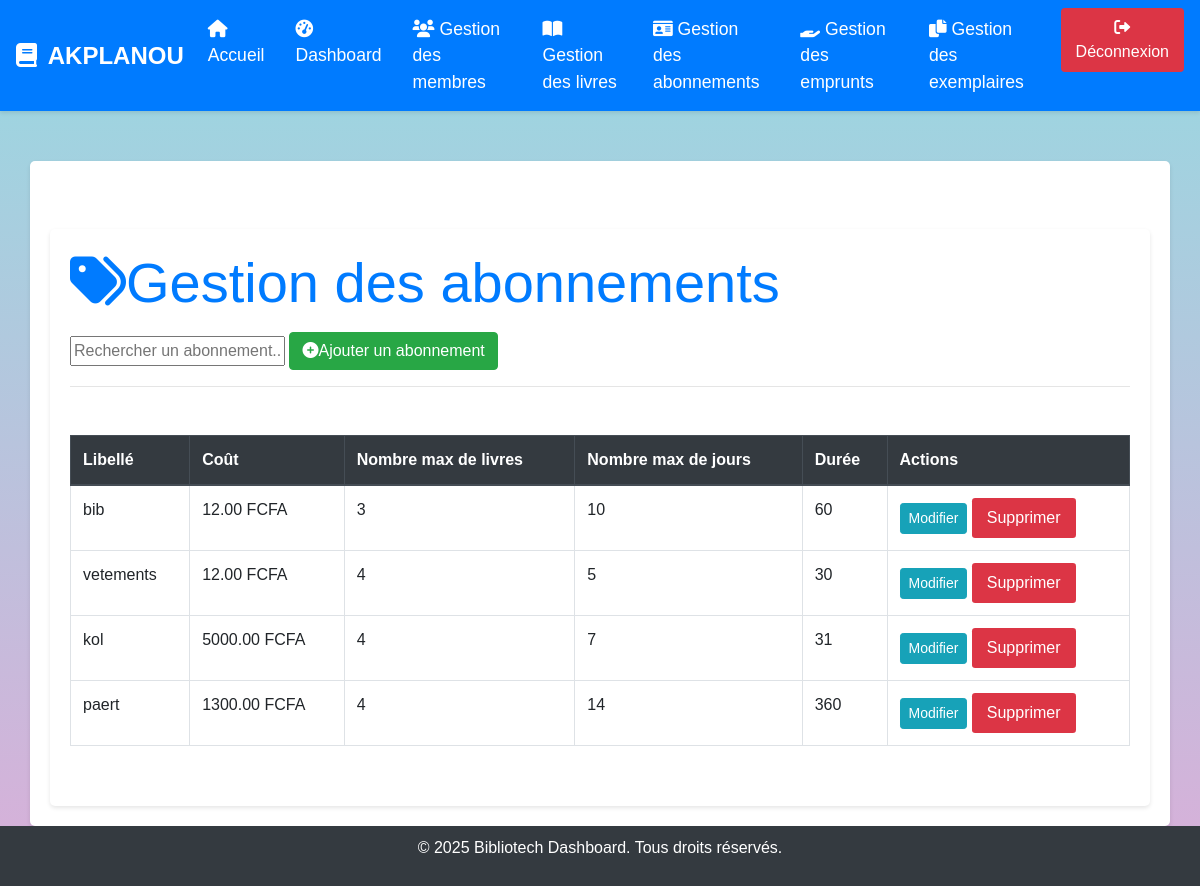
/abonnements/ (signed in), run on the app's committed database.
### gestion/models.py (models this page shows, shortened)
class Abonnement(models.Model):
    libelle = models.CharField(max_length=100)
    cout = models.DecimalField(max_digits=10, decimal_places=2)
    max_livres = models.IntegerField()
    max_jours = models.IntegerField()
    duree = models.IntegerField()  # Durée de l'abonnement en jours

### gestion/views.py (the view)
# urls.py: path('abonnements/', views.gestion_abonnements_view, name='gestion_abonnements'),
@login_required
def gestion_abonnements_view(request):
    abonnements = Abonnement.objects.all()
    return render(request, 'gestion/gestion_abonnements.html', {'abonnements': abonnements})

### gestion/templates/gestion/gestion_abonnements.html (shortened to what this page needs)
{% extends "gestion/base.html" %}
{% load static %}
{% block content %}
<div class="container mt-5">
    <div class="row mb-4">
        <div class="col-12">
            <h1 class="display-4 text-primary mb-3">
                <i class="fas fa-tags me-3"></i>Gestion des abonnements
            </h1>
            <div class="search-bar">
                <input type="text" id="search" name="search" placeholder="Rechercher un abonnement..." onkeyup="filterTable()">
                <a href="{% url 'ajouter_abonnement' %}" class="btn btn-success">
                    <i class="fas fa-plus-circle me-2"></i>Ajouter un abonnement
                </a>
            </div>
            <hr class="mb-4">
        </div>
    </div>
    <div class="table-container">
        <table id="abonnementsTable" class="table table-bordered table-hover">
            <thead class="thead-dark">
                <tr>
                    <th>Libellé</th>
                    <th>Coût</th>
                    <th>Nombre max de livres</th>
                    <th>Nombre max de jours</th>
                    <th>Durée</th>
                    <th>Actions</th>
                </tr>
            </thead>
            <tbody>
                {% for abonnement in abonnements %}
                <tr>
                    <td>{{ abonnement.libelle }}</td>
                    <td>{{ abonnement.cout }} FCFA</td>
                    <td>{{ abonnement.max_livres }}</td>
                    <td>{{ abonnement.max_jours }}</td>
                    <td>{{ abonnement.duree }}</td>
                    <td>
                        <a class="btn btn-info btn-sm" href="{% url 'modifier_abonnement' abonnement.id %}">Modifier</a>
                        <button class="btn btn-danger btn-sm" data-toggle="modal" data-target="#confirmDeleteModal{{ abonnement.id }}">Supprimer</button>
                    </td>
                </tr>
                {% endfor %}
            </tbody>
        </table>
    </div>
    <div class="d-flex justify-content-center mt-4">
    </div>
</div>
{% endblock %}

### gestion/templates/gestion/base.html (style rules this page uses)
body { background-color: #D9AFD9; background-image: linear-gradient(0deg, #D9AFD9 0%, #97D9E1 100%); font-family: 'Arial', sans-serif; display: flex; flex-direction: column; min-height: 100vh; margin: 0; }
.btn-danger { background-color: #dc3545; border: none; padding: 8px 15px; font-size: 1rem; color: white; }
.container { background-color: white; padding: 20px; border-radius: 5px; box-shadow: 0 2px 4px rgba(0, 0, 0, 0.1); margin-top: 50px; flex: 1; }

### data on the page
Abonnement: libelle "bib", cout "12.00", max_livres "3", max_jours "10", duree "60"
Abonnement: libelle "vetements", cout "12.00", max_livres "4", max_jours "5", duree "30"
Abonnement: libelle "kol", cout "5000.00", max_livres "4", max_jours "7", duree "31"
Abonnement: libelle "paert", cout "1300.00", max_livres "4", max_jours "14", duree "360"
